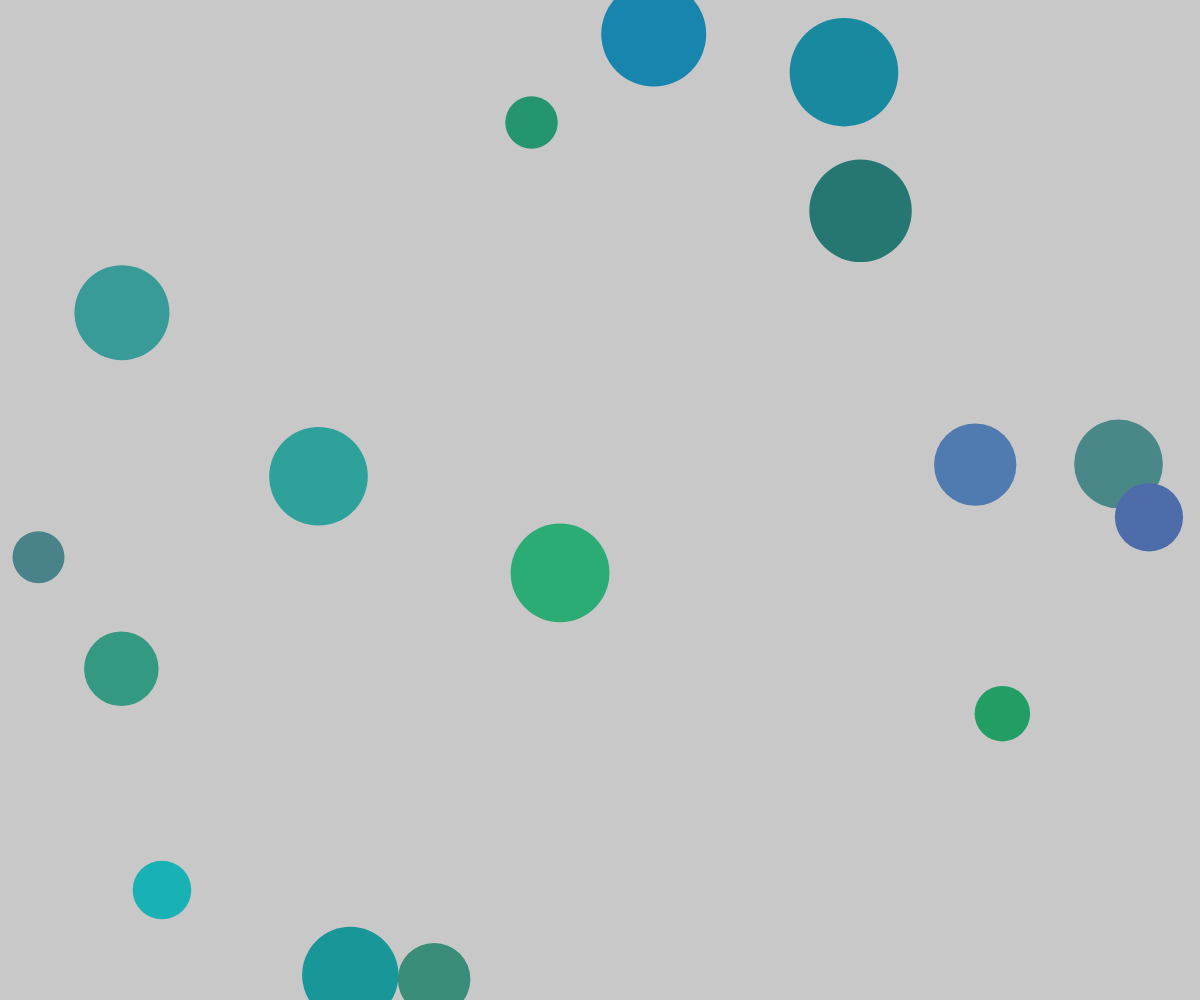
Frame 1 (no input)
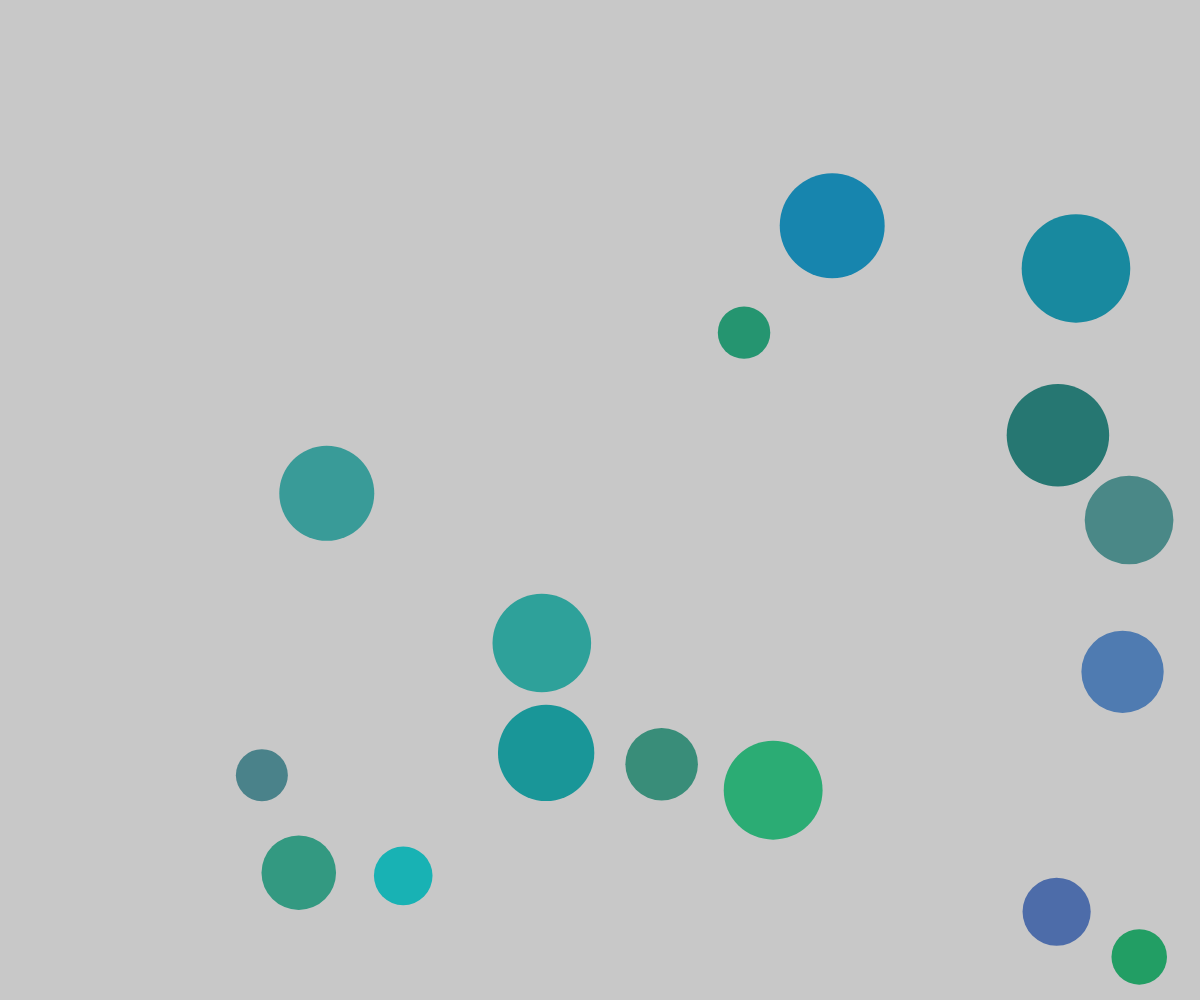
Frame 60 (no input)
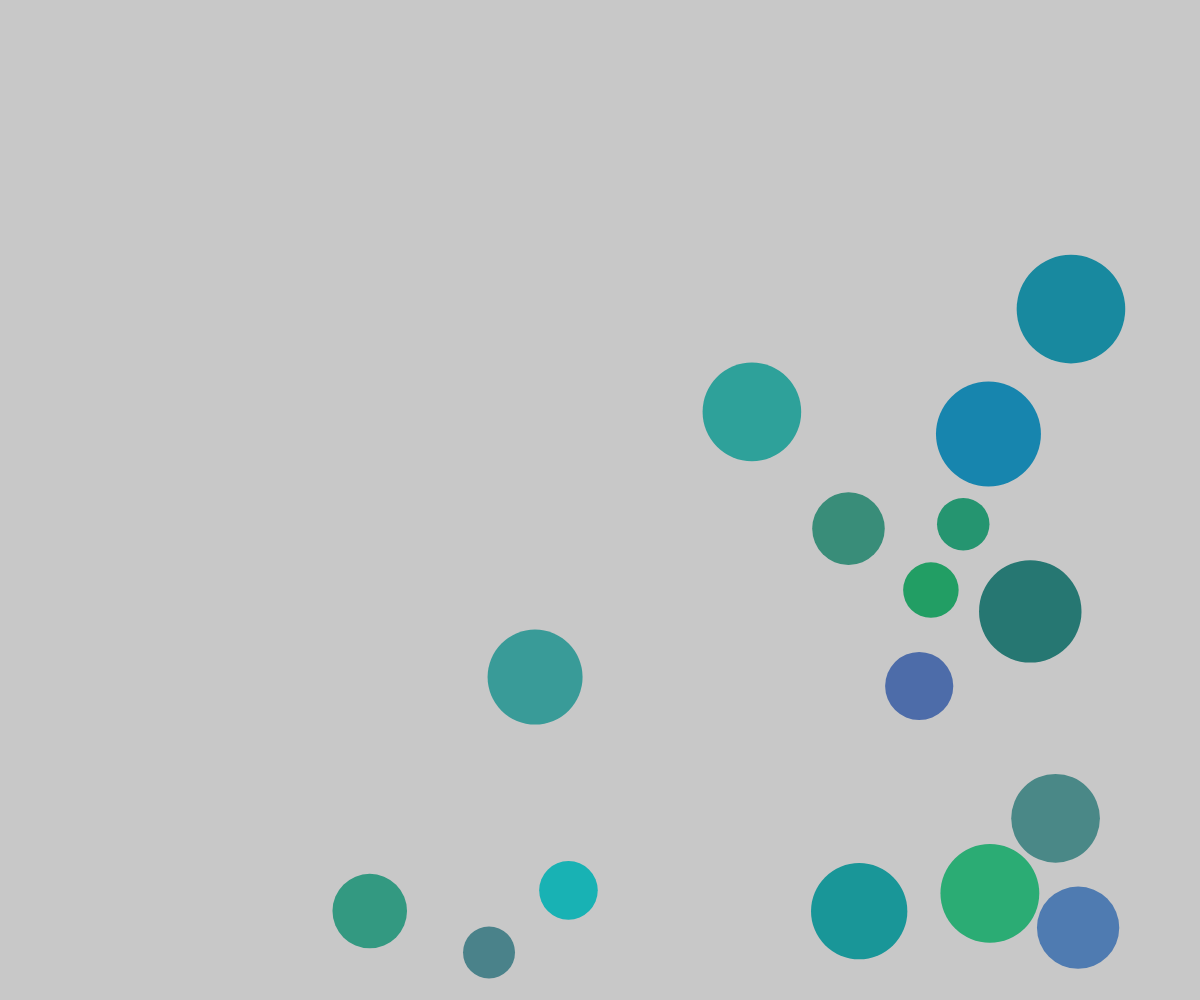
Frame 120 (the mouse pressed at the canvas centre since frame 60)

The p5.js sketch that drew these frames (run headless with seeded random() and noise() and a simulated clock; from frame 60 on, the mouse is pressed at the canvas centre):

// p5.js sketch
// ── sketch.js
balls = []

function setup() {
  createCanvas(windowWidth, windowHeight);
  for(let i = 0; i < 16; i++){
    balls[i] = new Ball(random(width), random(height), random(25, 60));
  }
}



function draw() {
  background(200);

  for (let i = 0; i < balls.length; i++) {
    balls[i].bounceWalls();

    for (let j = i + 1; j < balls.length; j++) {
      if (balls[i].intersects(balls[j])) {
        balls[i].fixDistance(balls[j]);
        balls[i].fixVelocity(balls[j]);
      }
    }
  }

  for (let i = 0; i < balls.length; i++) {
    balls[i].update();
    balls[i].display();
  }
}

// ── ball.js
function Ball(x, y, r) {
    this.x = x;
    this.y = y;
    this.velx = random(3, 4);
    this.vely = random(3, 4);
    this.r = r;
    this.mass = this.r**2 * 10
    this.R = random(20, 80);
    this.G = random(100, 180);
    this.B = random(100, 180);
  
    this.display = function() {
      noStroke();
      fill(this.R, this.G, this.B);
      circle(this.x, this.y, this.r * 2);
    };
  
    this.update = function() {
      this.x += this.velx;
      this.y += this.vely;
    }
  
    this.intersects = function(other) {
          let d = dist(this.x, this.y, other.x, other.y);
      if (d <= this.r + other.r && this != other) {
        return true;
      } else {
        return false;
      }
    };
    this.changeDirection = function(other) {
      let initialX = this.velx;
      let initialY = this.vely
      this.velx = other.velx;
      this.vely = other.vely;
      other.velx = initialX;
      other.vely = initialY
    };
  
    this.bounceWalls = function() {
      if (this.x > width - this.r && this.velx > 0) {
        this.velx = -this.velx;
      }
      if (this.x < this.r && this.velx < 0) {
        this.velx = -this.velx;
      }
  
      if (this.y > height - this.r && this.vely > 0) {
        this.vely = -this.vely;
      }
      if (this.y < this.r && this.vely < 0) {
        this.vely = -this.vely;
      }
    };
    
    
  this.fixVelocity = function(other) {
    let dx = other.x - this.x;
    let dy = other.y - this.y;
    let distance = sqrt(dx * dx + dy * dy);
  
    if (distance === 0) return;
  
    let nx = dx / distance;
    let ny = dy / distance;
  
    let tx = -ny;
    let ty = nx;
  
    let dpTan1 = this.velx * tx + this.vely * ty;
    let dpTan2 = other.velx * tx + other.vely * ty;
  
    let dpNorm1 = this.velx * nx + this.vely * ny;
    let dpNorm2 = other.velx * nx + other.vely * ny;
  
    let m1 = this.mass;
    let m2 = other.mass;
  
    let momentum1 = (dpNorm1 * (m1 - m2) + 2 * m2 * dpNorm2) / (m1 + m2);
    let momentum2 = (dpNorm2 * (m2 - m1) + 2 * m1 * dpNorm1) / (m1 + m2);
  
    this.velx = tx * dpTan1 + nx * momentum1;
    this.vely = ty * dpTan1 + ny * momentum1;
    other.velx = tx * dpTan2 + nx * momentum2;
    other.vely = ty * dpTan2 + ny * momentum2;
  };
  
  
    this.fixDistance = function(other) {
      let d = dist(this.x, this.y, other.x, other.y);
      let overlap = this.r + other.r - d;
      let phi = asin((this.y - other.y) / d);
      let overlapY = abs(sin(phi) * overlap);
      let overlapX = abs(cos(phi) * overlap);
      if (this.x > other.x) {
        this.x = this.x + overlapX;
        other.x = other.x - overlapX;
      } else {
        this.x = this.x - overlapX / 2;
        other.x = other.x + overlapX / 2;
      }if (this.y > other.y){
        this.y = this.y + overlapY /2;
        other.y = other.y - overlapY /2;
      }
    };
    
    this.fixDistance2 = function(other) {
    let dx = other.x - this.x;
    let dy = other.y - this.y;
    let distance = sqrt(dx * dx + dy * dy);
    let minDist = this.r + other.r;
  
    if (distance === 0) {
      dx = random(-1, 1);
      dy = random(-1, 1);
      distance = sqrt(dx * dx + dy * dy);
    }
  
    let overlap = minDist - distance;
    let offsetX = (dx / distance) * overlap / 2;
    let offsetY = (dy / distance) * overlap / 2;
  
    this.x += ((this.x - other.x)/abs(this.x - other.x)) * abs(offsetX);
    this.y += ((this.x - other.x)/abs(this.x - other.x)) * abs(offsetY);
    other.x += ((this.x - other.x)/abs(this.x - other.x)) * abs(offsetX);
    other.y += ((this.x - other.x)/abs(this.x - other.x)) * abs(offsetY);
    }
    
    
    this.velFixed = function(other) {
            let dx = other.x - this.x;
            let dy = other.y - this.y;
            let dvx = other.velx - this.velx;
            let dvy = other.vely - this.vely;
  
            return (dx * dvx + dy * dvy) < 0;
  
    }
  }
  
